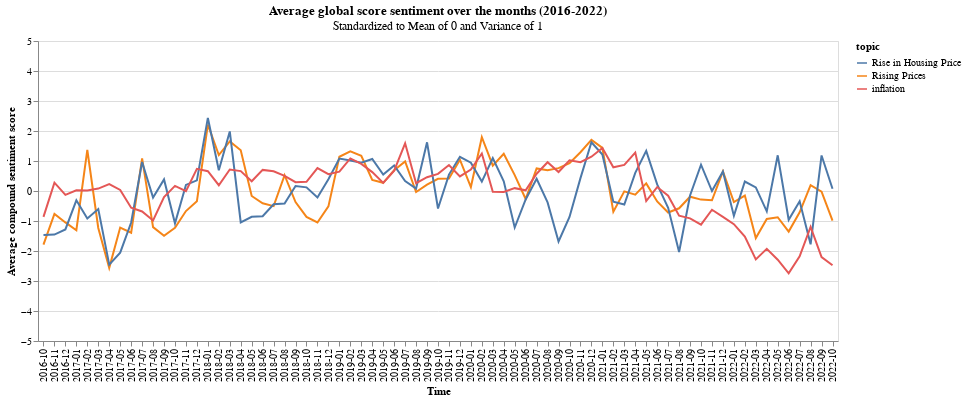

Notebook cell for this chart:
### Code cell
alt.Chart(new_inflation_rise_house).mark_line().encode(
    x = alt.X('period:O', axis=alt.Axis(title='Time')),
    y = alt.Y('compound_score', axis=alt.Axis(title='Average compound sentiment score'), scale=alt.Scale(domain=[-5,5])),
    color=alt.Color('topic:N')
).properties(width=800, title={
      "text": ['Average global score sentiment over the months (2016-2022)'], 
      "subtitle": ["Standardized to Mean of 0 and Variance of 1"],
    })

### Figure 1 — Vega-Lite specification as saved in the notebook (floating-point values rounded to 4 significant figures; data arrays with more than 128 entries replaced by an {"elided": "..."} marker saying what was removed)
{"config": {"view": {"continuousWidth": 400, "continuousHeight": 300}}, "data": {"name": "data-77fb375b8548ae789101c004cf5be595"}, "mark": "line", "encoding": {"color": {"type": "nominal", "field": "topic"}, "x": {"type": "ordinal", "axis": {"title": "Time"}, "field": "period"}, "y": {"type": "quantitative", "axis": {"title": "Average compound sentiment score"}, "field": "compound_score", "scale": {"domain": [-5, 5]}}}, "title": {"text": ["Average global score sentiment over the months (2016-2022)"], "subtitle": ["Standardized to Mean of 0 and Variance of 1"]}, "width": 800, "$schema": "https://vega.github.io/schema/vega-lite/v4.8.1.json", "datasets": {"data-77fb375b8548ae789101c004cf5be595": {"elided": "219 records"}}}
